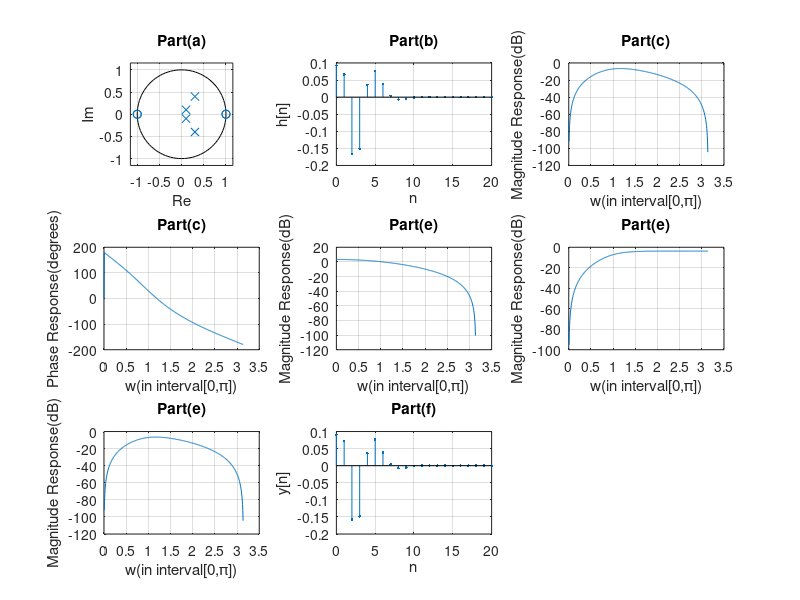

The MATLAB source for this figure:
% part (a)
a=[1,-0.8,0.39,-0.062,0.005];
b=[0.09,0,-0.18,0,0.09];
subplot(3,3,1);
zplane(b,a);
title('Part(a)');
xlabel( 'Re' );
ylabel( 'Im' );
grid on;
% part(b)
[rr,pp,kk]=residuez(b,a);
n=[0:1:20];
hn1=2.78.*(0.5).^n.*cos((53.1.*n+67.1).*pi/180)-32.78.*(0.14).^n.*cos((45.*n+54.6).*pi/180);
hn1(1)=hn1(1)+18;
subplot(3,3,2);
stem(n,hn1,".");
title('Part(b)');
xlabel( 'n' );
ylabel( 'h[n]' );
grid on;
% part(c)
[h,w]=freqz(b,a);
h_mag=20*log10(abs(h));
subplot(3,3,3);
plot(w,h_mag);
title('Part(c)');
xlabel( 'w(in interval[0,\pi])' );
ylabel( 'Magnitude Response(dB)' );
grid on;

subplot(3,3,4);
plot(w,180/pi*angle(h));
title('Part(c)');
xlabel( 'w(in interval[0,\pi])' );
ylabel( 'Phase Response(degrees)' );
grid on;
% part(d)
z_1=[1,1,-1,-1];
p_1=[0.3+0.4i,0.3-0.4i,0.1+0.1i,0.1-0.1i];
k_1=1;
sos=zp2sos(z_1,p_1,k_1);
% part(e)
b1=0.3.*[1,2,1];
a1=[1,-0.2,0.02];
b2=0.3.*[1,-2,1];
a2=[1,-0.6,0.25];
[h1,w1]=freqz(b1,a1);
h1_mag=20*log10(abs(h1));
subplot(3,3,5);
plot(w1,h1_mag);
title('Part(e)');
xlabel( 'w(in interval[0,\pi])' );
ylabel( 'Magnitude Response(dB)' );
grid on;

[h2,w2]=freqz(b2,a2);
h2_mag=20*log10(abs(h2));
subplot(3,3,6);
plot(w2,h2_mag);
title('Part(e)');
xlabel( 'w(in interval[0,\pi])' );
ylabel( 'Magnitude Response(dB)' );
grid on;

h1_h2_mag=h1_mag+h2_mag;
subplot(3,3,7);
plot(w2,h1_h2_mag);
title('Part(e)');
xlabel( 'w(in interval[0,\pi])' );
ylabel( 'Magnitude Response(dB)' );
grid on;
%part(f)
delta=zeros(1,21);
delta(1)=1;
y=filter(b,a,delta);
subplot(3,3,8);
stem(n,y,".");
title('Part(f)');
xlabel( 'n' );
ylabel( 'y[n]' );
grid on;